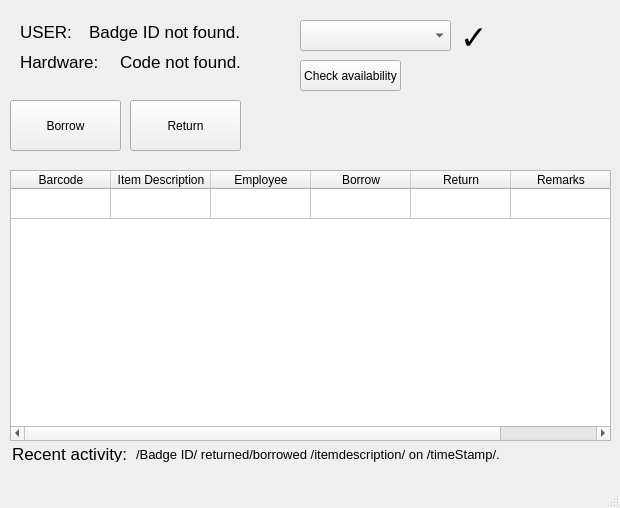
<?xml version="1.0" encoding="UTF-8"?>
<ui version="4.0">
 <class>MainWindow</class>
 <widget class="QMainWindow" name="MainWindow">
  <property name="geometry">
   <rect>
    <x>0</x>
    <y>0</y>
    <width>620</width>
    <height>508</height>
   </rect>
  </property>
  <property name="sizePolicy">
   <sizepolicy hsizetype="Fixed" vsizetype="Preferred">
    <horstretch>0</horstretch>
    <verstretch>0</verstretch>
   </sizepolicy>
  </property>
  <property name="windowTitle">
   <string>MainWindow</string>
  </property>
  <widget class="QWidget" name="centralwidget">
   <widget class="QPushButton" name="BorrowButton">
    <property name="geometry">
     <rect>
      <x>10</x>
      <y>100</y>
      <width>111</width>
      <height>51</height>
     </rect>
    </property>
    <property name="text">
     <string>Borrow</string>
    </property>
   </widget>
   <widget class="QPushButton" name="ReturnButton">
    <property name="geometry">
     <rect>
      <x>130</x>
      <y>100</y>
      <width>111</width>
      <height>51</height>
     </rect>
    </property>
    <property name="text">
     <string>Return</string>
    </property>
   </widget>
   <widget class="QLabel" name="UserLabel_2">
    <property name="geometry">
     <rect>
      <x>12</x>
      <y>446</y>
      <width>121</width>
      <height>16</height>
     </rect>
    </property>
    <property name="font">
     <font>
      <pointsize>13</pointsize>
     </font>
    </property>
    <property name="text">
     <string>Recent activity:</string>
    </property>
   </widget>
   <widget class="QLabel" name="UserLabel_3">
    <property name="geometry">
     <rect>
      <x>136</x>
      <y>446</y>
      <width>481</width>
      <height>16</height>
     </rect>
    </property>
    <property name="font">
     <font>
      <pointsize>10</pointsize>
     </font>
    </property>
    <property name="text">
     <string>/Badge ID/ returned/borrowed /itemdescription/ on /timeStamp/.</string>
    </property>
   </widget>
   <widget class="QWidget" name="layoutWidget">
    <property name="geometry">
     <rect>
      <x>20</x>
      <y>20</y>
      <width>221</width>
      <height>54</height>
     </rect>
    </property>
    <layout class="QVBoxLayout" name="verticalLayout">
     <item>
      <layout class="QHBoxLayout" name="horizontalLayout">
       <item>
        <widget class="QLabel" name="UserLabel">
         <property name="font">
          <font>
           <pointsize>13</pointsize>
          </font>
         </property>
         <property name="text">
          <string>USER:</string>
         </property>
        </widget>
       </item>
       <item>
        <widget class="QLabel" name="BadgeID_name">
         <property name="font">
          <font>
           <pointsize>13</pointsize>
          </font>
         </property>
         <property name="text">
          <string>Badge ID not found.</string>
         </property>
         <property name="scaledContents">
          <bool>true</bool>
         </property>
         <property name="wordWrap">
          <bool>true</bool>
         </property>
         <property name="textInteractionFlags">
          <set>Qt::LinksAccessibleByMouse|Qt::TextSelectableByMouse</set>
         </property>
        </widget>
       </item>
      </layout>
     </item>
     <item>
      <layout class="QHBoxLayout" name="horizontalLayout_2">
       <item>
        <widget class="QLabel" name="ScanLabel">
         <property name="font">
          <font>
           <pointsize>13</pointsize>
          </font>
         </property>
         <property name="text">
          <string>Hardware:</string>
         </property>
        </widget>
       </item>
       <item>
        <widget class="QLabel" name="BoardLabel">
         <property name="font">
          <font>
           <pointsize>13</pointsize>
          </font>
         </property>
         <property name="text">
          <string>Code not found.</string>
         </property>
         <property name="scaledContents">
          <bool>true</bool>
         </property>
         <property name="wordWrap">
          <bool>true</bool>
         </property>
         <property name="textInteractionFlags">
          <set>Qt::LinksAccessibleByMouse|Qt::TextSelectableByMouse</set>
         </property>
        </widget>
       </item>
      </layout>
     </item>
    </layout>
   </widget>
   <widget class="QTableWidget" name="tableWidget">
    <property name="geometry">
     <rect>
      <x>10</x>
      <y>170</y>
      <width>601</width>
      <height>271</height>
     </rect>
    </property>
    <property name="sizePolicy">
     <sizepolicy hsizetype="Fixed" vsizetype="Expanding">
      <horstretch>0</horstretch>
      <verstretch>0</verstretch>
     </sizepolicy>
    </property>
    <property name="sizeAdjustPolicy">
     <enum>QAbstractScrollArea::AdjustToContents</enum>
    </property>
    <property name="sortingEnabled">
     <bool>true</bool>
    </property>
    <attribute name="horizontalHeaderVisible">
     <bool>true</bool>
    </attribute>
    <attribute name="horizontalHeaderCascadingSectionResizes">
     <bool>false</bool>
    </attribute>
    <attribute name="horizontalHeaderShowSortIndicator" stdset="0">
     <bool>true</bool>
    </attribute>
    <attribute name="horizontalHeaderStretchLastSection">
     <bool>true</bool>
    </attribute>
    <attribute name="verticalHeaderVisible">
     <bool>false</bool>
    </attribute>
    <attribute name="verticalHeaderCascadingSectionResizes">
     <bool>false</bool>
    </attribute>
    <attribute name="verticalHeaderShowSortIndicator" stdset="0">
     <bool>true</bool>
    </attribute>
    <attribute name="verticalHeaderStretchLastSection">
     <bool>false</bool>
    </attribute>
    <row>
     <property name="text">
      <string>New Row</string>
     </property>
    </row>
    <column>
     <property name="text">
      <string>Barcode</string>
     </property>
    </column>
    <column>
     <property name="text">
      <string>Item Description</string>
     </property>
    </column>
    <column>
     <property name="text">
      <string>Employee</string>
     </property>
    </column>
    <column>
     <property name="text">
      <string>Borrow</string>
     </property>
    </column>
    <column>
     <property name="text">
      <string>Return</string>
     </property>
    </column>
    <column>
     <property name="text">
      <string>Remarks</string>
     </property>
    </column>
    <item row="0" column="0">
     <property name="flags">
      <set>ItemIsSelectable</set>
     </property>
    </item>
   </widget>
   <widget class="QComboBox" name="boardComboBox">
    <property name="geometry">
     <rect>
      <x>300</x>
      <y>20</y>
      <width>151</width>
      <height>31</height>
     </rect>
    </property>
   </widget>
   <widget class="QPushButton" name="CheckButton">
    <property name="geometry">
     <rect>
      <x>300</x>
      <y>60</y>
      <width>101</width>
      <height>31</height>
     </rect>
    </property>
    <property name="text">
     <string>Check availability</string>
    </property>
   </widget>
   <widget class="QLabel" name="CheckLabel">
    <property name="geometry">
     <rect>
      <x>460</x>
      <y>20</y>
      <width>31</width>
      <height>31</height>
     </rect>
    </property>
    <property name="font">
     <font>
      <family>Mongolian Baiti</family>
      <pointsize>25</pointsize>
     </font>
    </property>
    <property name="text">
     <string>✓</string>
    </property>
   </widget>
  </widget>
  <widget class="QMenuBar" name="menubar">
   <property name="geometry">
    <rect>
     <x>0</x>
     <y>0</y>
     <width>620</width>
     <height>21</height>
    </rect>
   </property>
  </widget>
  <widget class="QStatusBar" name="statusbar"/>
 </widget>
 <resources/>
 <connections/>
</ui>
